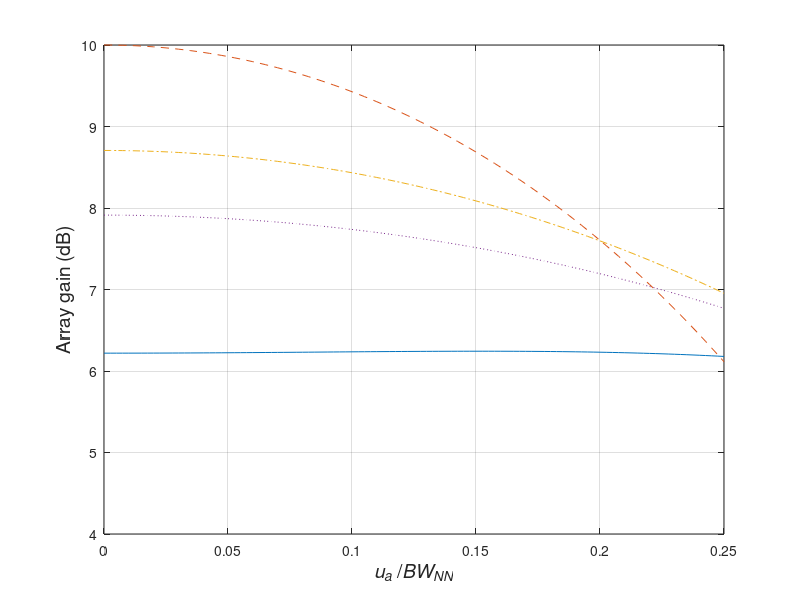

Write the MATLAB code that produced this figure. (Note: this script raises an error after producing the figure.)
%%%%%%%%%%%%%%%%%%%%%%%%%%%%%%%%
% Figure 6.47
% Xiaomin Lu 6/26/00
% updated by K. Bell 12/1/00
% updated by Lillian Xu 02/13/2001, K. Bell 7/26/01, 11/16/01
%%%%%%%%%%%%%%%%%%%%%%%%%%%%%%%%
%Example 6.7.5 LCMV beamformer
%This routine is to test the Array Gain, when there is signal mismatch


clear all
close all

N = 10;
BWNN = 4/N;
n = (-(N-1)/2:(N-1)/2)';
SNR = 10^(20/10);
SINRi = SNR;

signalRange = 0.25*BWNN*(0:1/100:1);

detU = 0.0866;
C = exp(j*n*pi*[0 -detU detU]);
f1 = [1;1;1];
f2 = [1;sin(-(N/2)*pi*detU)./(N*sin(-.5*pi*detU));sin((N/2)*pi*detU)./(N*sin(.5*pi*detU))];
f3= [1;1/2+1/2*sin(-(N/2)*pi*detU)./(N*sin(-.5*pi*detU));1/2+1/2*sin((N/2)*pi*detU)./(N*sin(.5*pi*detU))];
f4= [1;2/3+1/3*sin(-(N/2)*pi*detU)./(N*sin(-.5*pi*detU));2/3+1/3*sin((N/2)*pi*detU)./(N*sin(.5*pi*detU))];
f = [f1,f2,f3,f4];

for k1 = 1:4
    g = f(:,k1);
    k2 = 1;
    for ua = signalRange
        Vs = exp(j*n*pi*ua);				
        Sn = eye(N);											%LCMV, here only white noise is available
        W = inv(Sn)*C*inv(C'*inv(Sn)*C)*g;           %
        Ss = SNR*Vs*Vs';
        A(k1,k2) = ((W'*Ss*W)/(W'*Sn*W))/SINRi; % white noise
        k2 = k2+1;
    end		
end


A = 10*log10(abs(A));
x = signalRange/BWNN;
plot(x,A(1,:),'-',x,A(2,:),'--',x,A(3,:),'-.',x,A(4,:),':');            %BWnn = 4/N
grid
xlabel('{\itu}_{\ita} /{\itBW}_{\itNN}','Fontsize',14)
ylabel('Array gain (dB)','Fontsize',14)
%title('LCMV-DIR,WhiteNoise, SNR=20dB, uc=[0,+/-0.0866]')
axis([0 0.25 4 10])
h=legend('{\itg}_{{\itc}1}','{\itg}_{{\itc}2}','{\itg}_{{\itc}3}','{\itg}_{{\itc}4}',3);
set(h,'Fontsize',12)
line([0.0866/BWNN 0.0866/BWNN],[0 9])   
text(0.0866/BWNN+0.01,9,'{\itu}_{{\itc}1}','Fontsize',12)
set(gca,'xtick',0:0.02:0.25)
set(gca, 'ytick',4:0.5:10)
